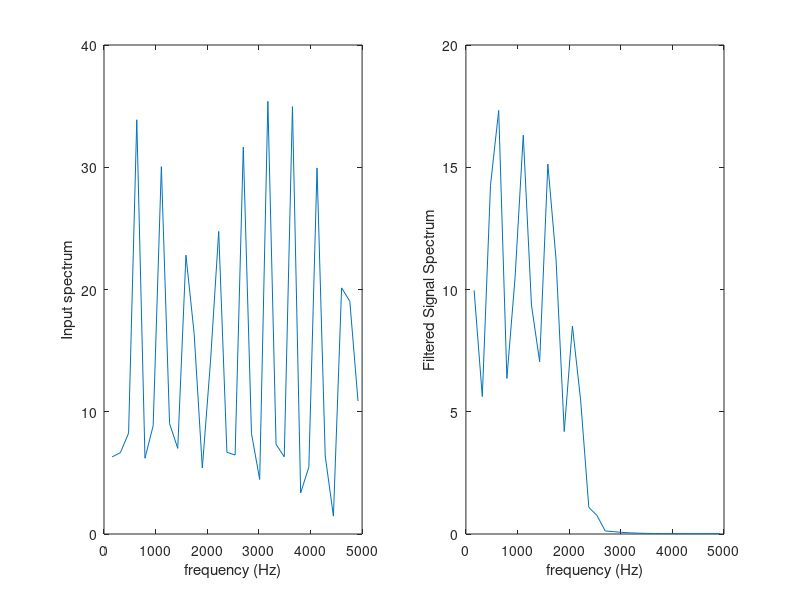

Write MATLAB code to recreate this figure. (Note: this script raises an error after producing the figure.)
clear;
out_file = fopen('./filter_coeff.results', 'w');

fs = 1e4;       % sampling rate of the design
ts = 1 / fs;    % sampling period
n = 63;         % order of FIR filter, 1 less than number of taps
Wn = 0.4;       % 10kS/s sampling rate of the design, Nyquist frequency = 5kHz,
                % a good cutoff at midrange level would be around 2kHz

w = flattopwin(n + 1, "symmetric");     % flat top weighted window for lowpass
b = fir1(n, Wn, "low", w, 'scale');     % create FIR filter with normalized coefficients

t = [0 : ts : ts * (n - 1)];            % time array containing n elements

% frequencies for test signal
f1 = 500;
f2 = 1000;
f3 = 1500;
f4 = 2000;
f5 = 2500;
f6 = 3000;
f7 = 3500;
f8 = 4000;
f9 = 4500;
f10 = 5000;

% test signal
x1 = sin(2 * pi * f1 * t);
x2 = sin(2 * pi * f2 * t);
x3 = sin(2 * pi * f3 * t);
x4 = sin(2 * pi * f4 * t);
x5 = sin(2 * pi * f5 * t);
x6 = sin(2 * pi * f6 * t);
x7 = sin(2 * pi * f7 * t);
x8 = sin(2 * pi * f8 * t);
x9 = sin(2 * pi * f9 * t);
x10 = sin(2 * pi * f10 * t);

x = x1 + x2 + x3 + x4 + x5 + x6 + x7 + x8 + x9 + x10;        % test signal
y = filter(b, 1, x);                    % FIR filter driven by test signal

% draw input signal frequency response
subplot(1,2,1);
x_fft_mag = (abs(fft(x, n)));
x_fft_mag_h = x_fft_mag(1 : length(x_fft_mag) / 2);
f = [1 : 1 : length(x_fft_mag_h)] * fs / n;
plot(f, x_fft_mag_h);
xlabel("frequency (Hz)");
ylabel("Input spectrum");

% draw input signal frequency response
subplot(1,2,2);
y_fft_mag = (abs(fft(y, n)));
y_fft_mag_h = y_fft_mag(1: length(y_fft_mag) / 2);
plot(f, y_fft_mag_h);
xlabel("frequency (Hz)");
ylabel("Filtered Signal Spectrum");

% filter analyze tool
fvtool(b);

% output filter coefficient file
for i = 1 : n
    fprintf(out_file, "%d\n", b(i));
end

fclose(out_file);